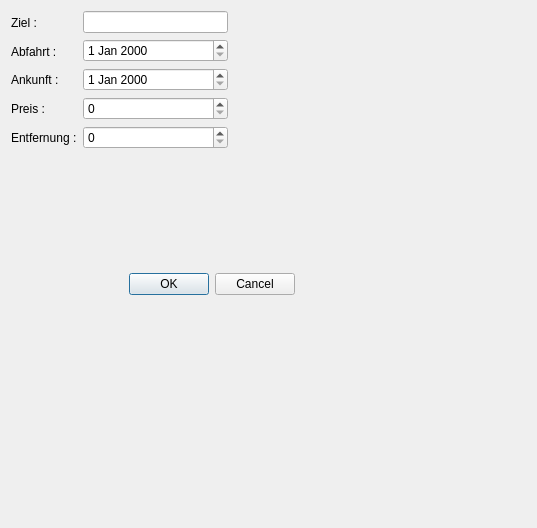
<?xml version="1.0" encoding="UTF-8"?>
<ui version="4.0">
 <class>DrachenflugDialog</class>
 <widget class="QDialog" name="DrachenflugDialog">
  <property name="geometry">
   <rect>
    <x>0</x>
    <y>0</y>
    <width>537</width>
    <height>528</height>
   </rect>
  </property>
  <property name="windowTitle">
   <string>Dialog</string>
  </property>
  <widget class="QDialogButtonBox" name="buttonBox">
   <property name="geometry">
    <rect>
     <x>124</x>
     <y>270</y>
     <width>171</width>
     <height>29</height>
    </rect>
   </property>
   <property name="standardButtons">
    <set>QDialogButtonBox::StandardButton::Cancel|QDialogButtonBox::StandardButton::Ok</set>
   </property>
  </widget>
  <widget class="QWidget" name="">
   <property name="geometry">
    <rect>
     <x>11</x>
     <y>11</y>
     <width>217</width>
     <height>212</height>
    </rect>
   </property>
   <layout class="QFormLayout" name="formLayout">
    <item row="0" column="0">
     <layout class="QVBoxLayout" name="verticalLayout">
      <item>
       <widget class="QLabel" name="label_ziel">
        <property name="text">
         <string>Ziel :</string>
        </property>
       </widget>
      </item>
      <item>
       <widget class="QLabel" name="label_Abf">
        <property name="text">
         <string>Abfahrt :</string>
        </property>
       </widget>
      </item>
      <item>
       <widget class="QLabel" name="label_Ank">
        <property name="text">
         <string>Ankunft :</string>
        </property>
       </widget>
      </item>
      <item>
       <widget class="QLabel" name="label_Preis">
        <property name="text">
         <string>Preis :</string>
        </property>
       </widget>
      </item>
      <item>
       <widget class="QLabel" name="label_ent">
        <property name="text">
         <string>Entfernung :</string>
        </property>
       </widget>
      </item>
     </layout>
    </item>
    <item row="0" column="1">
     <layout class="QVBoxLayout" name="verticalLayout_2">
      <item>
       <widget class="QLineEdit" name="lineEdit"/>
      </item>
      <item>
       <widget class="QDateEdit" name="dateEdit"/>
      </item>
      <item>
       <widget class="QDateEdit" name="dateEdit_2"/>
      </item>
      <item>
       <widget class="QSpinBox" name="spinBox"/>
      </item>
      <item>
       <widget class="QSpinBox" name="spinBox_2"/>
      </item>
     </layout>
    </item>
   </layout>
  </widget>
 </widget>
 <resources/>
 <connections/>
</ui>
